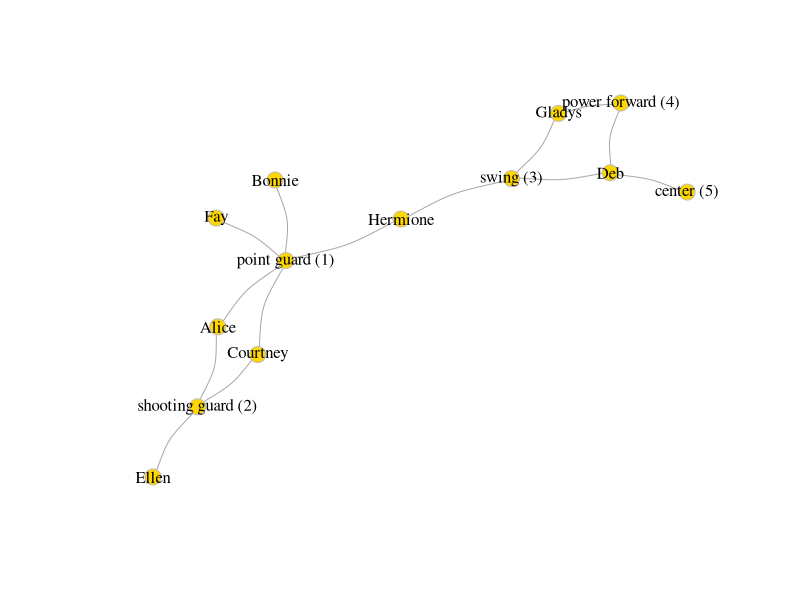

Source code (R):
## ---- chunk 1
library(igraph)
## ---- chunk 2
b_team <- data.frame(from = c('Alice','Alice',
                                 'Bonnie', 
                                 'Courtney', 'Courtney', 
                                 'Deb',  'Deb',  'Deb',
                                 'Ellen', 
                                 'Fay',
                                 'Gladys', 'Gladys',
                                 'Hermione', 'Hermione'),
                        
                        to = c('point guard (1)','shooting guard (2)',
                               'point guard (1)',
                               'point guard (1)','shooting guard (2)',
                               'swing (3)', 'power forward (4)', 'center (5)',
                               'shooting guard (2)',
                               'point guard (1)',
                               'swing (3)', 'power forward (4)',
                               'point guard (1)', 'swing (3)'),
                        weight = c(1,1,1,1,1,1,1,1,1,1,1,1,1,1 ))

df_b_team <- graph.data.frame(b_team, directed=FALSE)
plot(df_b_team,vertex.color="gold", 
     vertex.size=6, 
     asp = .7,
     vertex.frame.color="gray", 
     vertex.label.color="black",  
     edge.curved=0.2)
## ---- chunk 3
path <- data.frame(from=c('a','a','b','b','c','c',
                          'd','e','g','f','i','e',
                          'h', 'e'),
                   to =c('b','c','e','d','e','f',
                         'g','g','i','i','j','h',
                         'j','i'),
                        weight = c(2,4,7,2,4,2,
                                   2,1,8,6,2,2,
                                   4,3))

g <- graph.data.frame(path, directed=FALSE)

path_length <- shortest.paths(g, v = 'a', to = 'j')

path_output <- get.shortest.paths(g, 'a', 'j')

path_output$vpath[[1]]
